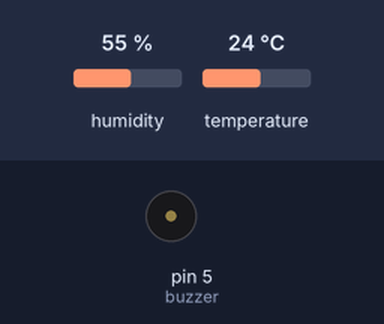
The sketch below on a simulated Arduino Uno, built with avr-gcc and run on an emulated ATmega328P. Parts: buzzer (waves = sounding, pin HIGH). The test bench sets the inputs (shaded band); at power-on: humidity 55 %, temperature 24 °C. What the sketch prints to the serial monitor is not drawn.

Above: at 1.0 s.
At 2.6 s:
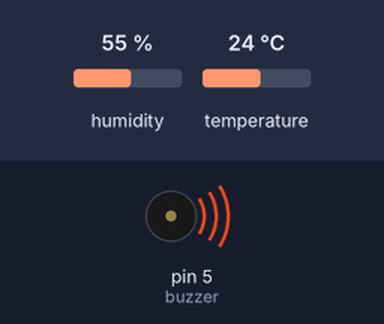
Timing chart, 0 to 5.6 s (numbered marks = the images above):
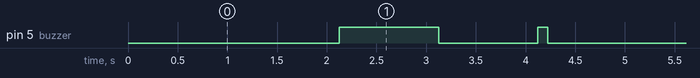

Measured:
- by itself, pin 5 (buzzer): repeats every 4.3 s: LOW 1.0 s, HIGH 0.10 s, LOW 2.2 s, HIGH 1.0 s
- by itself, everything shown: repeats every 4.3 s, in 4 steps

The sketch:

DHTtester.ino
```cpp
// Example testing sketch for various DHT humidity/temperature sensors
// Written by ladyada, public domain

// REQUIRES the following Arduino libraries:
// - DHT Sensor Library: https://github.com/adafruit/DHT-sensor-library
// - Adafruit Unified Sensor Lib: https://github.com/adafruit/Adafruit_Sensor

#include "DHT.h"
#define buzzer 5
#define DHTPIN 2     // Digital pin connected to the DHT sensor
// Feather HUZZAH ESP8266 note: use pins 3, 4, 5, 12, 13 or 14 --
// Pin 15 can work but DHT must be disconnected during program upload.

// Uncomment whatever type you're using!
#define DHTTYPE DHT11   // DHT 11
//#define DHTTYPE DHT22   // DHT 22  (AM2302), AM2321
//#define DHTTYPE DHT21   // DHT 21 (AM2301)

// Connect pin 1 (on the left) of the sensor to +5V
// NOTE: If using a board with 3.3V logic like an Arduino Due connect pin 1
// to 3.3V instead of 5V!
// Connect pin 2 of the sensor to whatever your DHTPIN is
// Connect pin 4 (on the right) of the sensor to GROUND
// Connect a 10K resistor from pin 2 (data) to pin 1 (power) of the sensor

// Initialize DHT sensor.
// Note that older versions of this library took an optional third parameter to
// tweak the timings for faster processors.  This parameter is no longer needed
// as the current DHT reading algorithm adjusts itself to work on faster procs.
DHT dht(DHTPIN, DHTTYPE);
float maxtemp,maxhumi,mintemp,minhumi;
void setup() {
  Serial.begin(9600);
  Serial.println(F("DHTxx test!"));
  pinMode(buzzer,OUTPUT);
  pinMode(DHTPIN,INPUT);
  dht.begin();
  maxtemp=dht.readTemperature();
  maxhumi=dht.readHumidity();
  mintemp=dht.readTemperature();
  minhumi=dht.readHumidity();
}

void loop() {
  // Wait a few seconds between measurements.
 delay(2000);

  // Reading temperature or humidity takes about 250 milliseconds!
  // Sensor readings may also be up to 2 seconds 'old' (its a very slow sensor)
  float h = dht.readHumidity();

  // Read temperature as Celsius (the default)
  float t = dht.readTemperature();
  // Read temperature as Fahrenheit (isFahrenheit = true)
  float f = dht.readTemperature(true);

  // Check if any reads failed and exit early (to try again).
  if (isnan(h) || isnan(t) || isnan(f)) {
    Serial.println(F("Failed to read from DHT sensor!"));
    return;
  }

  // Compute heat index in Fahrenheit (the default)
  float hif = dht.computeHeatIndex(f, h);
  // Compute heat index in Celsius (isFahreheit = false)
  float hic = dht.computeHeatIndex(t, h, false);
 // Serial.print(analogRead(A0));
  Serial.print(F(" Humidity: "));
  Serial.print(h);
  Serial.print(F("%  Temperature: "));
  Serial.print(t);
  Serial.print(F("°C "));
  Serial.print(f);
  Serial.print(F("°F  Heat index: "));
  Serial.print(hic);
  Serial.print(F("°C "));
  Serial.print(hif);
  Serial.print(F("°F"));
  if(maxtemp<t)
  {
   maxtemp=t;
  }
  if(mintemp>t)
  {
    mintemp=t;
  }
  if(maxhumi<h)
  {
    maxhumi=h;
  }
  if(minhumi>h)
  {
    minhumi=h;
  }
  Serial.print(" maxtemp:");
  Serial.print(maxtemp);
  Serial.print(" mintemp:");
  Serial.print(mintemp);
  Serial.print(" maxhumi:");
  Serial.print(maxhumi);
  Serial.print(" minhumi:");
  Serial.print(minhumi);
  Serial.println(" ");
  if(h<60)
  {
    digitalWrite(buzzer,HIGH);
    delay(1000);
    digitalWrite(buzzer,LOW);
    delay(1000);
  }
 if(t<28)
 {
  digitalWrite(buzzer,HIGH);
  delay(100);
  digitalWrite(buzzer,LOW);
  delay(100);
 }
}
```
